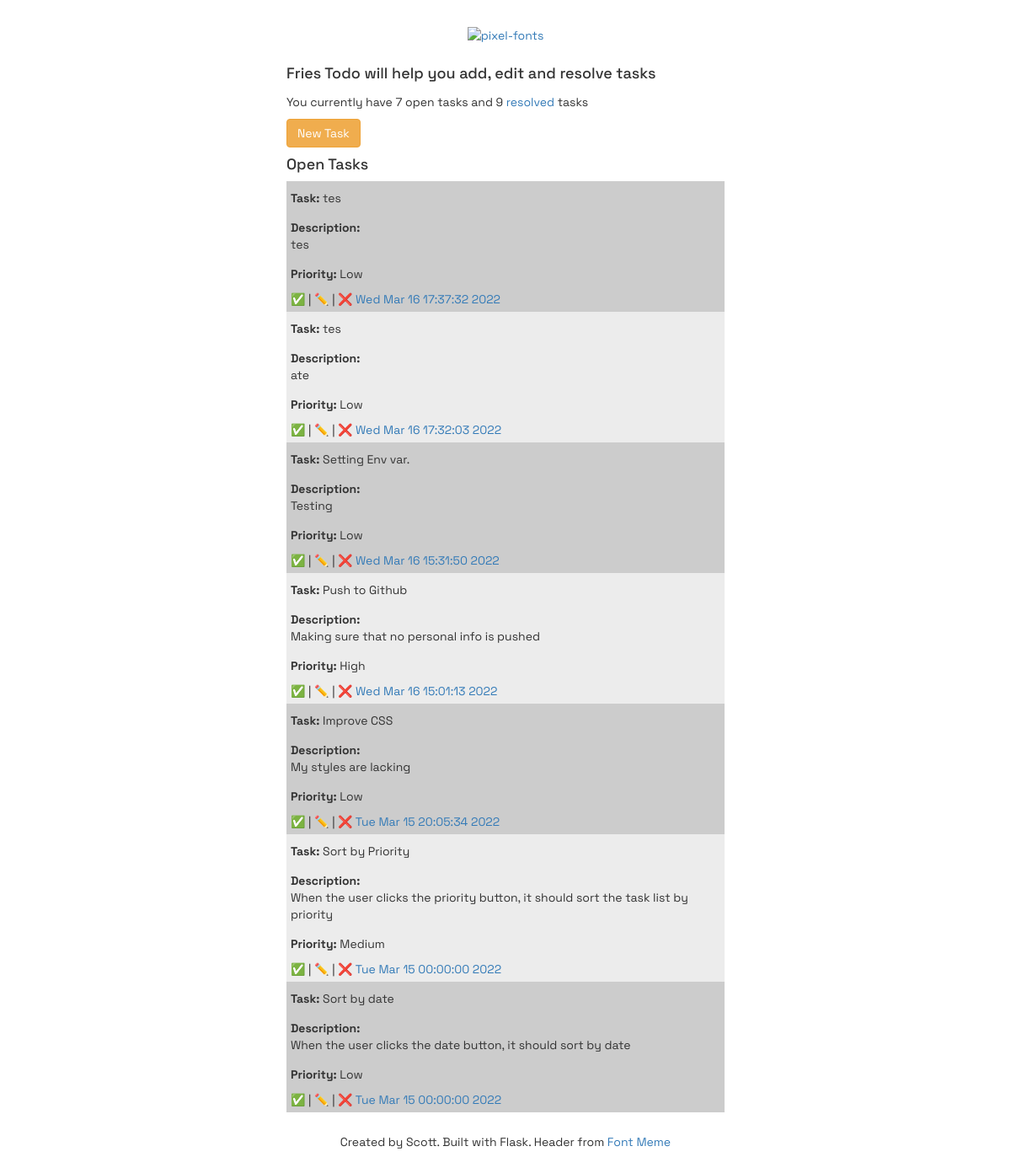
Before: / with the older database file.
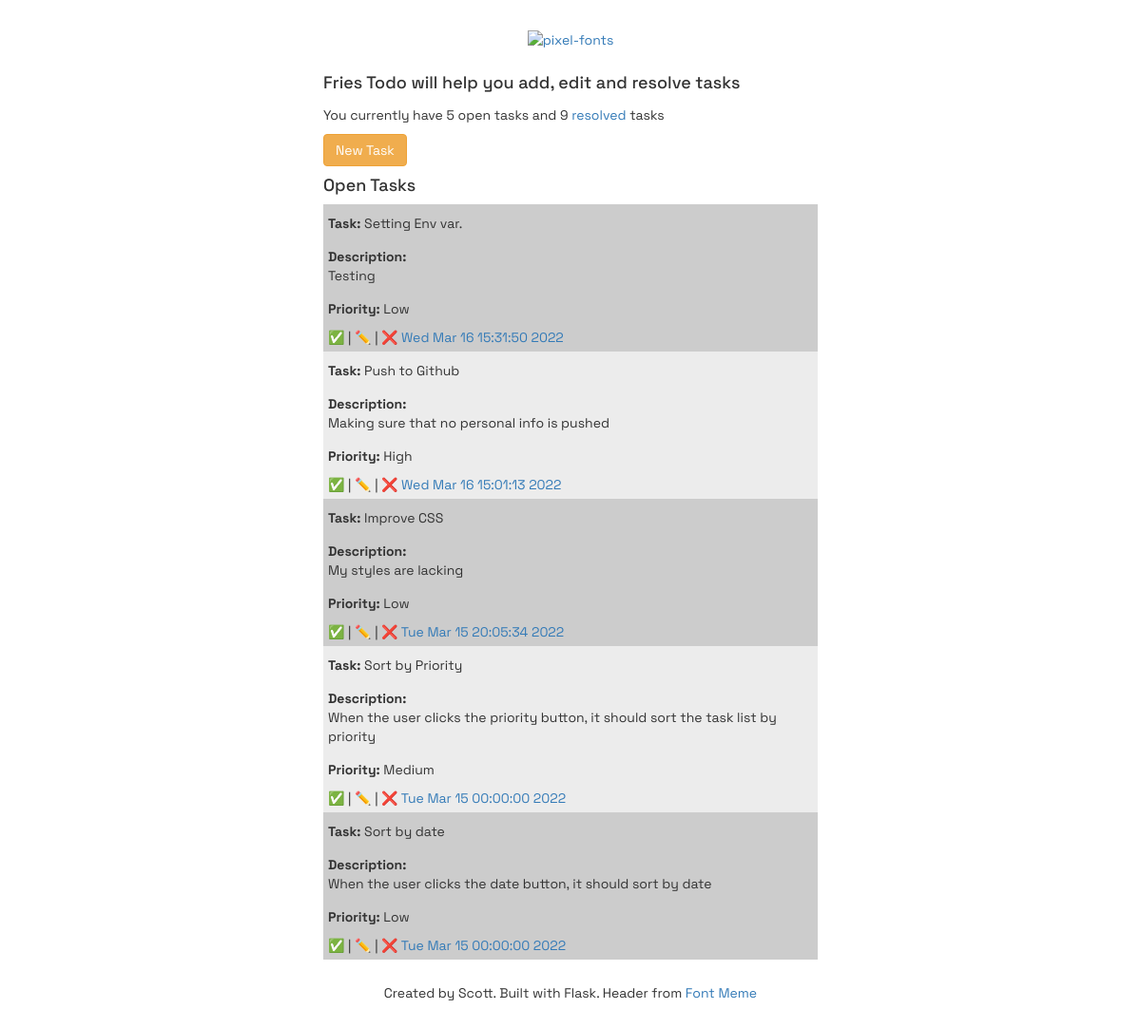
After: the same page with the newer database file.
### main.py (models this page shows)
class TodoApp(db.Model):
    id = db.Column(db.Integer, primary_key=True)
    title = db.Column(db.String(100))
    description = db.Column(db.String(500))
    priority = db.Column(db.String(25))
    date = db.Column(db.String(100))
    resolved = db.Column(db.Integer)

### main.py (the view)
@app.route("/", methods=["GET", "POST"])
def home():
    open_todos = TodoApp.query.filter(TodoApp.resolved == 0).all()
    count_open = TodoApp.query.filter(TodoApp.resolved == 0).count()
    count_resolved = TodoApp.query.filter_by(resolved=1).count()
    form = TodoForm()
    if request.method == "POST":
        new_todo = TodoApp(title=form.title.data, description=form.description.data,
                           priority=form.priority.data, date=datetime.now().strftime("%c"), resolved=0)
        db.session.add(new_todo)
        db.session.commit()
        return redirect(url_for('home'))
    return render_template("index.html", todos=open_todos, form=form, count=count_open, resolved=count_resolved)

### templates/index.html (shortened to what this page needs)
{% extends "layout.html" %}
{% block content %}
<div class="top">
    <a href="{{ url_for('home')}}"><img src="https://fontmeme.com/permalink/220317/2dc3c3e95c7d38ec2e43737cc6438fbc.png"
                                        alt="pixel-fonts" border="0"></a>
</div>
<div class="container">
    <div class="row">
        <h4>Fries Todo will help you add, edit and resolve tasks</h4>
        <p>You currently have {{ count }} open tasks and {{ resolved }} <a href="{{ url_for('show_resolved') }}">resolved</a>
            tasks</p>
        <button class="btn btn-warning" onclick="hideAdd()">New Task</button>
    </div>
    <div class="row">
        <h4>Open Tasks</h4>
        {% for todo in todos|reverse %}
        <div class="square">
            <p><strong>Task:</strong> {{ todo.title }}</p>
            <p><strong>Description:</strong> <br> {{ todo.description }}</p>
            <p><strong>Priority:</strong> {{ todo.priority }}</p>
            <a title="resolved" href="{{ url_for('resolve_task', task=todo.id) }}">✅</a> | <a title="edit"
                                                                                              href="{{ url_for('edit_task', task=todo.id) }}">✏️</a>
            | <a title="delete" href="{{url_for('delete_task', task=todo.id)}}">❌</a> <a title="task"
                                                                                         href="{{ url_for('show_task', task=todo.id) }}">{{
            todo.date }}</a>
        </div>
        {% endfor %}
    </div>
</div>
<div class="top">
    <footer>Created by Scott. Built with Flask. Header from <a
            href="https://fontmeme.com/pixel-fonts/">Font Meme</a></footer>
</div>
{% endblock %}

### templates/layout.html (shortened to what this page needs)
{% extends "bootstrap/base.html" %}
{% import "bootstrap/wtf.html" as wtf %}
{% block styles %}
{{super()}}
<link rel="stylesheet"
      href="{{url_for('.static', filename='styles.css')}}">
{% endblock %}

### static/styles.css (style rules this page uses)
body { margin: 30px; font-family: 'Space Grotesk', sans-serif; }
.container { max-width: 500px; margin: 10px auto 20px auto; padding: 5px; }
.top { text-align: center; margin-top: 20px; width: 50%; margin: auto; }
a:link { text-decoration: none; }
p { padding-top: 5px; }
.square:nth-child(even) { background: #CCC }
.square:nth-child(odd) { background: #ECECEC }
.square { padding: 5px; }

Changed rows visible on the page:
removed TodoApp: title "tes", description "tes", priority "Low", date "Wed Mar 16 17:37:32 2022"
removed TodoApp: title "tes", description "ate", priority "Low", date "Wed Mar 16 17:32:03 2022"
Other visible differences:
{{ count }}: "7" → "5"
